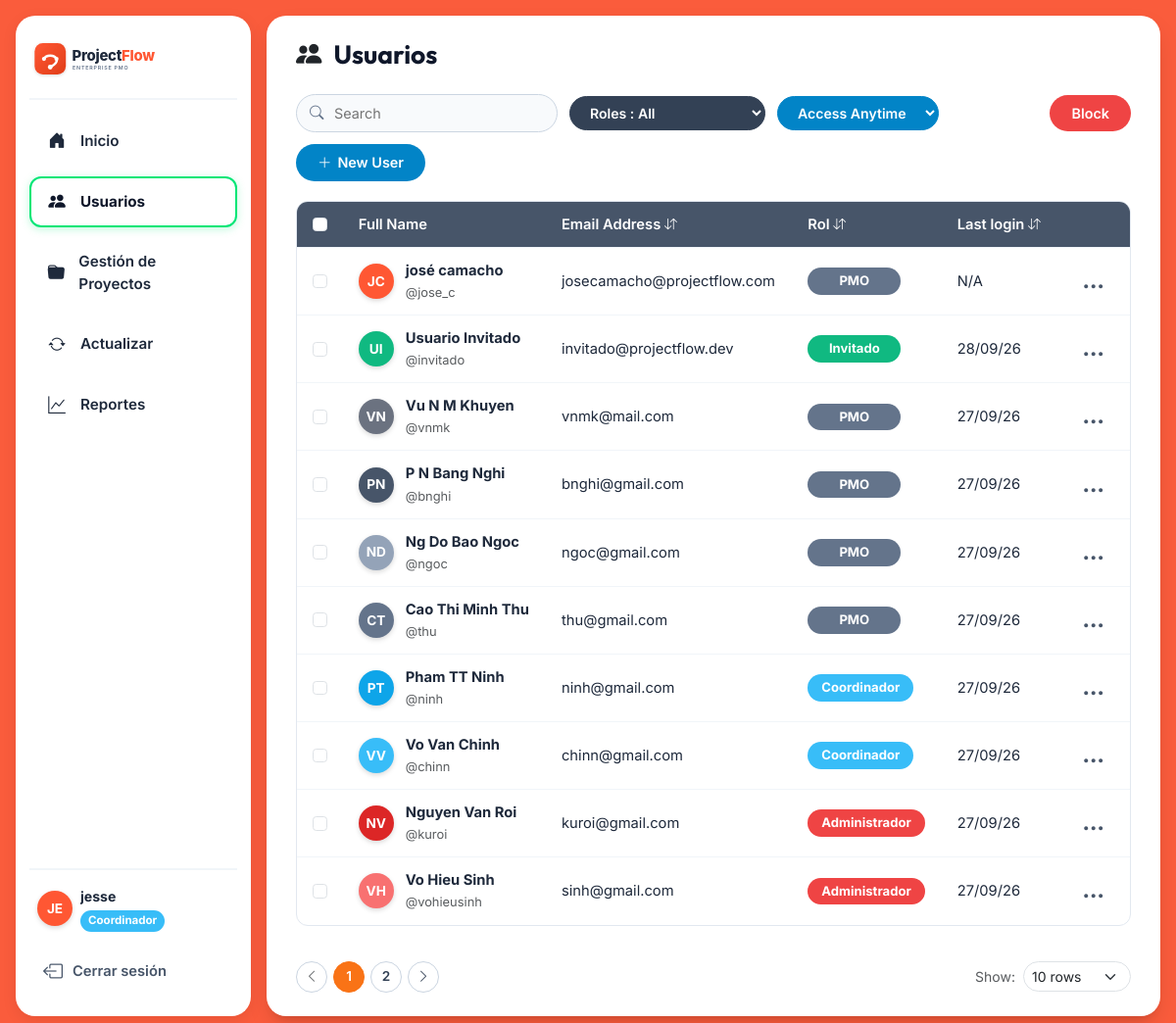
Screenshot of /admin_user/users/ (signed in) with the database file from the repository.
### admin_user/models.py (models this page shows, shortened)
class CustomUser(AbstractUser):
    ROLE_ADMIN = 'Administrador'
    ROLE_COORDINATOR = 'Coordinador'
    ROLE_PMO = 'PMO'
    ROLE_GUEST = 'Invitado'
    ROLE_CHOICES = [
        (ROLE_ADMIN, 'Administrador'),
        (ROLE_COORDINATOR, 'Coordinador'),
        (ROLE_PMO, 'PMO'),
        (ROLE_GUEST, 'Invitado'),
    ]
    role = models.CharField(
        max_length=25,
        choices=ROLE_CHOICES,
        default=ROLE_COORDINATOR,
        verbose_name="Rol"
    )
    poo = models.CharField(
        max_length=120,
        blank=True,
        null=True,
        verbose_name="POO / Cargo"
    )
    personal_email = models.EmailField(
        blank=True,
        null=True,
        verbose_name="Correo Electrónico Personal"
    )
    phone = models.CharField(
        max_length=40,
        blank=True,
        null=True,
        verbose_name="Número de Teléfono"
    )
    avatar_color = models.CharField(
        max_length=20,
        default='#FF5733',
        verbose_name="Color de Avatar"
    )
    failed_login_attempts = models.PositiveIntegerField(
        default=0,
        verbose_name="Intentos Fallidos de Inicio de Sesión"
    )
    created_at = models.DateTimeField(auto_now_add=True, null=True, blank=True)
    updated_at = models.DateTimeField(auto_now=True, null=True, blank=True)
    class Meta:
        verbose_name = "Usuario"
        verbose_name_plural = "Usuarios"
        ordering = ['first_name', 'last_name', 'username']
    @property
    def full_name_or_username(self) -> str:
        full_name = self.get_full_name().strip()
        return full_name if full_name else self.username
    @property
    def initials(self) -> str:
        name = self.full_name_or_username
        parts = name.split()
        if len(parts) >= 2:
            return f"{parts[0][0]}{parts[1][0]}".upper()
        return name[:2].upper() if name else "US"
    @property
    def is_admin_role(self) -> bool:
        return self.is_superuser or self.role == self.ROLE_ADMIN
    @property
    def role_badge_class(self) -> str:
        badge_map = {
            self.ROLE_ADMIN: 'badge-admin',
            self.ROLE_COORDINATOR: 'badge-coordinador',
            self.ROLE_PMO: 'badge-pmo',
            self.ROLE_GUEST: 'badge-guest',
        }
        return badge_map.get(self.role, 'badge-pmo')

### admin_user/views.py (the view)
        def _wrapped_view(request: HttpRequest, *args: Any, **kwargs: Any):
            if not request.user.is_authenticated:
                return redirect('login')
            if request.user.is_superuser or request.user.role in allowed_roles:
                return view_func(request, *args, **kwargs)
            messages.error(
                request,
                f"Acceso restringido: Se requiere rol {', '.join(allowed_roles)} para esta acción."
            )
            return redirect('home')

### admin_user/views.py (called while the page is built, shortened)
def role_required(*allowed_roles):
    def decorator(view_func):
        def _wrapped_view(request: HttpRequest, *args: Any, **kwargs: Any):
            if not request.user.is_authenticated:
                return redirect('login')
            if request.user.is_superuser or request.user.role in allowed_roles:
                return view_func(request, *args, **kwargs)
            messages.error(
                request,
                f"Acceso restringido: Se requiere rol {', '.join(allowed_roles)} para esta acción."
            )
            return redirect('home')
        return _wrapped_view
    return decorator

@login_required
@role_required(CustomUser.ROLE_ADMIN)
def user_list(request: HttpRequest) -> HttpResponse:
    users_qs = CustomUser.objects.all().order_by('-date_joined')
    search_query = request.GET.get('q', '').strip()
    role_filter = request.GET.get('role', '').strip()
    if role_filter and role_filter != 'All':
        users_qs = users_qs.filter(role=role_filter)
    per_page = int(request.GET.get('rows', 10))
    paginator = Paginator(users_qs, per_page)
    page_number = request.GET.get('page', 1)
    page_obj = paginator.get_page(page_number)
    user_form = UserCreateForm()
    return render(request, 'admin_user/user_list.html', {
        'page_obj': page_obj,
        'total_users': users_qs.count(),
        'search_query': search_query,
        'role_filter': role_filter,
        'per_page': per_page,
        'user_form': user_form,
    })

### admin_user/templates/admin_user/user_list.html (shortened to what this page needs)
{% extends 'admin_user/base.html' %}
{% load static %}
{% block content %}
<div class="view-header">
    <h1 class="view-header-title">
        <i class="bi bi-people-fill text-dark"></i> Usuarios
    </h1>
</div>
<form method="GET" action="{% url 'user_list' %}" class="action-toolbar">
    <div class="search-input-pill">
        <i class="bi bi-search search-icon"></i>
        <input type="text" name="q" value="{{ search_query }}" placeholder="Search">
    </div>
    <select name="role" class="select-pill" onchange="this.form.submit()">
        <option value="All" {% if role_filter == 'All' or not role_filter %}selected{% endif %}>Roles : All</option>
    </select>
    <select class="select-pill light">
        <option selected>Access Anytime</option>
    </select>
    <button type="button" class="btn-pf-red ms-auto" id="blockBtn" onclick="alert('Selecciona un usuario del menú contextual (...) para cambiar su estado de bloqueo.')">
        Block
    </button>
    <button type="button" class="btn-pf-blue" data-bs-toggle="modal" data-bs-target="#addUserModal">
        <i class="bi bi-plus-lg"></i> New User
    </button>
</form>
<div class="pf-table-wrapper">
    <table class="pf-table">
        <thead>
            <tr>
                <th style="width: 40px;"><input type="checkbox" class="form-check-input"></th>
                <th>Full Name</th>
                <th>Email Address <i class="bi bi-arrow-down-up small"></i></th>
                <th>Rol <i class="bi bi-arrow-down-up small"></i></th>
                <th>Last login <i class="bi bi-arrow-down-up small"></i></th>
                <th style="width: 60px; text-align: center;"></th>
            </tr>
        </thead>
        <tbody>
            {% for u in page_obj %}
            <tr>
                <td><input type="checkbox" class="form-check-input"></td>
                <td>
                    <div class="user-cell">
                        <div class="user-avatar-circle" style="background-color: {{ u.avatar_color|default:'#EF4444' }};">
                            {{ u.initials }}
                        </div>
                        <div>
                            <div class="fw-bold">{{ u.full_name_or_username }}</div>
                            <small class="text-muted">@{{ u.username }}</small>
                        </div>
                    </div>
                </td>
                <td>{{ u.email|default:"N/A" }}</td>
                <td>
                    <span class="role-badge {{ u.role_badge_class }}">
                        {{ u.role }}
                    </span>
                </td>
                <td>
                    {% if u.last_login %}
                        {{ u.last_login|date:"d/m/y" }}
                    {% else %}
                        N/A
                    {% endif %}
                </td>
                <td style="text-align: center;">
                    <div class="dropdown">
                        <button class="action-dropdown-btn" type="button" data-bs-toggle="dropdown" aria-expanded="false">
                            &hellip;
                        </button>
                    </div>
                </td>
            </tr>
            {% empty %}
            <tr>
                <td colspan="6" class="text-center py-4 text-muted">
                    No se encontraron usuarios coincidentes.
                </td>
            </tr>
            {% endfor %}
        </tbody>
    </table>
</div>
<div class="table-footer">
    <div class="pagination-pills">
        {% if page_obj.has_previous %}
            <a href="?page={{ page_obj.previous_page_number }}&q={{ search_query }}&role={{ role_filter }}&rows={{ per_page }}" class="page-pill-btn">
                <i class="bi bi-chevron-left"></i>
            </a>
        {% else %}
            <span class="page-pill-btn disabled text-muted"><i class="bi bi-chevron-left"></i></span>
        {% endif %}
        {% for p in page_obj.paginator.page_range %}
            {% if p == page_obj.number %}
                <span class="page-pill-btn active">{{ p }}</span>
            {% elif p <= 4 or p == page_obj.paginator.num_pages %}
                <a href="?page={{ p }}&q={{ search_query }}&role={{ role_filter }}&rows={{ per_page }}" class="page-pill-btn">{{ p }}</a>
            {% elif p == 5 and page_obj.paginator.num_pages > 5 %}
                <span class="page-pill-btn disabled">...</span>
            {% endif %}
        {% endfor %}
        {% if page_obj.has_next %}
            <a href="?page={{ page_obj.next_page_number }}&q={{ search_query }}&role={{ role_filter }}&rows={{ per_page }}" class="page-pill-btn">
                <i class="bi bi-chevron-right"></i>
            </a>
        {% else %}
            <span class="page-pill-btn disabled text-muted"><i class="bi bi-chevron-right"></i></span>
        {% endif %}
    </div>
    <div class="d-flex align-items-center gap-2">
        <span class="small text-muted">Show:</span>
        <select class="form-select form-select-sm" style="width: 110px; border-radius: var(--pf-radius-pill);" onchange="location = this.value;">
            <option value="?rows=10&q={{ search_query }}&role={{ role_filter }}" {% if per_page == 10 %}selected{% endif %}>10 rows</option>
        </select>
    </div>
</div>
{% endblock %}

### admin_user/templates/admin_user/sidebar.html (shortened to what this page needs)
{% load static %}
<aside class="app-sidebar" id="appSidebar">
    <div>
        <div class="sidebar-brand">
            <a href="{% url 'home' %}" title="ProjectFlow">
                <img src="{% static 'images/projectflow-logo.svg' %}" alt="ProjectFlow Logo">
            </a>
        </div>
        <ul class="sidebar-nav">
            <li class="sidebar-nav-item {% if request.resolver_match.url_name == 'home' %}active{% endif %}">
                <a href="{% url 'home' %}">
                    <span class="sidebar-nav-icon"><i class="bi bi-house-door-fill"></i></span>
                    <span>Inicio</span>
                </a>
            </li>
            {% if user.is_authenticated and user.is_admin_role %}
            <li class="sidebar-nav-item {% if request.resolver_match.url_name in 'user_list,user_create,user_edit,user_reset_password' %}active{% endif %}">
                <a href="{% url 'user_list' %}">
                    <span class="sidebar-nav-icon"><i class="bi bi-people-fill"></i></span>
                    <span>Usuarios</span>
                </a>
            </li>
            {% endif %}
            <li class="sidebar-nav-item {% if request.resolver_match.url_name in 'project_list,project_create,project_edit,deliverable_manage' %}active{% endif %}">
                <a href="{% url 'project_list' %}">
                    <span class="sidebar-nav-icon"><i class="bi bi-folder-fill"></i></span>
                    <span>Gestión de Proyectos</span>
                </a>
            </li>
            <li class="sidebar-nav-item {% if request.resolver_match.url_name == 'project_actualizar' %}active{% endif %}">
                <a href="{% url 'project_actualizar' %}">
                    <span class="sidebar-nav-icon"><i class="bi bi-arrow-repeat"></i></span>
                    <span>Actualizar</span>
                </a>
            </li>
            <li class="sidebar-nav-item {% if request.resolver_match.url_name == 'report_view' %}active{% endif %}">
                <a href="{% url 'report_view' %}">
                    <span class="sidebar-nav-icon"><i class="bi bi-graph-up"></i></span>
                    <span>Reportes</span>
                </a>
            </li>
        </ul>
    </div>
    <div class="sidebar-footer">
        {% if user.is_authenticated %}
            <div class="d-flex align-items-center gap-2 mb-3 px-2">
                <div class="user-avatar-circle" style="background-color: {{ user.avatar_color|default:'#FA5C3C' }};">
                    {{ user.initials }}
                </div>
                <div class="overflow-hidden">
                    <div class="fw-bold text-truncate" style="font-size: 0.88rem;">{{ user.full_name_or_username }}</div>
                    <span class="role-badge {{ user.role_badge_class }}" style="min-width: auto; padding: 2px 8px; font-size: 0.72rem;">
                        {{ user.role }}
                    </span>
                </div>
            </div>
            <a href="{% url 'logout' %}" class="sidebar-logout-btn">
                <i class="bi bi-box-arrow-left fs-5"></i>
                <span>Cerrar sesión</span>
            </a>
        {% else %}
            <a href="{% url 'login' %}" class="btn btn-pf-blue w-100 justify-content-center">
                <i class="bi bi-box-arrow-in-right"></i>
                <span>Iniciar sesión</span>
            </a>
        {% endif %}
    </div>
</aside>

### rows the page displays
CustomUser: initials "JE", full_name_or_username "jesse", role "Coordinador"
CustomUser: initials "JC", full_name_or_username "josé camacho", username "jose_c", email "josecamacho@projectflow.com", role "PMO", shows "N/A"
CustomUser: initials "UI", full_name_or_username "Usuario Invitado", username "invitado", email "invitado@projectflow.dev", role "Invitado", last_login "28/09/26"
CustomUser: initials "VN", full_name_or_username "Vu N M Khuyen", username "vnmk", email "vnmk@mail.com", role "PMO", last_login "27/09/26"
CustomUser: initials "PN", full_name_or_username "P N Bang Nghi", username "bnghi", email "bnghi@gmail.com", role "PMO", last_login "27/09/26"
CustomUser: initials "ND", full_name_or_username "Ng Do Bao Ngoc", username "ngoc", email "ngoc@gmail.com", role "PMO", last_login "27/09/26"
CustomUser: initials "CT", full_name_or_username "Cao Thi Minh Thu", username "thu", email "thu@gmail.com", role "PMO", last_login "27/09/26"
CustomUser: initials "PT", full_name_or_username "Pham TT Ninh", username "ninh", email "ninh@gmail.com", role "Coordinador", last_login "27/09/26"
CustomUser: initials "VV", full_name_or_username "Vo Van Chinh", username "chinn", email "chinn@gmail.com", role "Coordinador", last_login "27/09/26"
CustomUser: initials "NV", full_name_or_username "Nguyen Van Roi", username "kuroi", email "kuroi@gmail.com", role "Administrador", last_login "27/09/26"
CustomUser: initials "VH", full_name_or_username "Vo Hieu Sinh", username "vohieusinh", email "sinh@gmail.com", role "Administrador", last_login "27/09/26"

### other values shown
{{ p }} "1"
{{ p }} "2"
